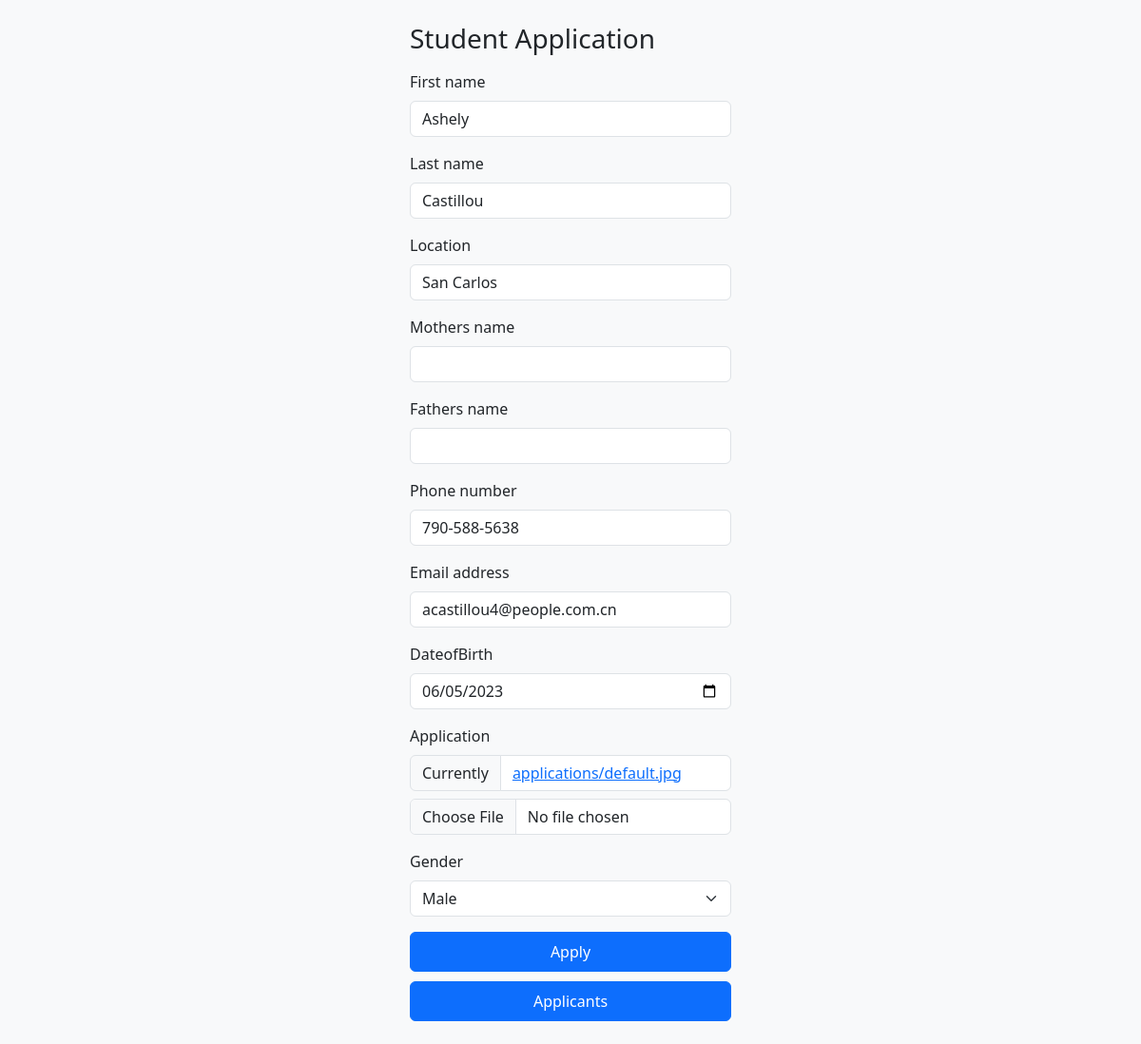
/student/update/8, run on the app's committed database.
### Formpractise/models.py (models this page shows, shortened)
class Student(models.Model):
    choices = ((False,'Male'),(False,'Female'),(False,'Other'))
    first_name = models.CharField(max_length=20)
    last_name = models.CharField(max_length=20)
    location = models.CharField(max_length=20)
    mothers_name = models.CharField(max_length=20,null=True)
    fathers_name = models.CharField(max_length=20,null=True)
    phone_number = models.CharField(unique=True,max_length=30)
    email_address = models.EmailField(unique=True)
    dateofBirth = models.DateField(null=True)
    application = models.ImageField(upload_to=unique_img,default='applications/default.jpg')
    gender = models.BooleanField(choices=choices,default=False)
    created_at = models.DateTimeField(auto_now_add=True)

### Formpractise/views.py (the view)
# urls.py: path('student/update/<int:employeeid>',views.update_employee,name='update')
def update_employee(request, employeeid):
    to_update = Student.objects.get(pk=employeeid)
    if request.method == 'POST':
        form = studentform(request.POST , instance=to_update)
        if form.is_valid():
            form.save()
            messages.success(request,"Updated Successfully")
            return redirect('student',employeeid)
    else:
        form = studentform(instance=to_update)
    return render(request,'home.html',{"form":form})

### Formpractise/forms.py
class studentform(forms.ModelForm):
    class Meta:
        model = Student
        fields = "__all__"
        widgets = {
                'dateofBirth': forms.DateInput(attrs={'type':'date'})
        }

### templates/home.html (shortened to what this page needs)
{% load crispy_forms_filters %}
<!DOCTYPE html>
<html lang="en">
<head>
        <link rel="stylesheet" href="https://cdn.jsdelivr.net/npm/@docsearch/css@3">
    <link href="https://cdn.jsdelivr.net/npm/bootstrap@5.3.2/dist/css/bootstrap.min.css" rel="stylesheet">
</head>
 <body class="d-flex align-items-center py-4 bg-body-tertiary">
  <main class="container form-signin w-100 m-auto" style="display: flex;justify-content: center">
    <form method="post"enctype="multipart/form-data">
      <h1 class="h3 mb-3 fw-normal">Student Application</h1>
      <div class="form-floating">
        {{ form|crispy }}
        <button class="btn btn-primary w-100 py-2" type="submit">Apply</button>
           <a href="{% url 'allstudents' %}" type="button" class="btn btn-primary w-100 py-2" style="margin-top: 10px">Applicants</a>
      </div>
    </form>
  </main>
</body>
</html>

### data on the page
Student: first_name "Ashely", last_name "Castillou", location "San Carlos", phone_number "790-588-5638", email_address "acastillou4@people.com.cn", dateofBirth "06/05/2023", gender "Male"
